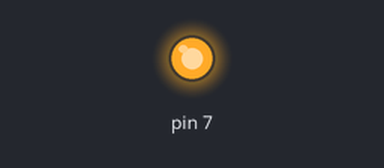
This program was run on a simulated Raspberry Pi (header pin numbers). Shown: output pins drawn as LEDs (lit = HIGH).

Above: at 1.5 s.
At 4.5 s:
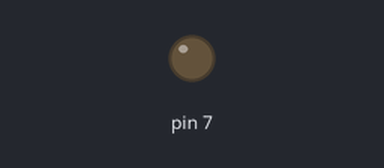
Timing chart, 0 to 7.8 s (numbered marks = the images above):
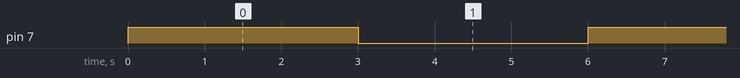

Measured:
- by itself, pin 7: alternates HIGH for 3.0 s and LOW for 3.0 s

The program:

code_2.py
```python
#!/usr/bin/env python3

# working diode with delay of 6 seconds


import RPi.GPIO as gpio
import time

gpio.setmode(gpio.BOARD)
gpio.setup(7, gpio.OUT)

while True:
  gpio.output(7, 1)
  time.sleep(3)
  gpio.output(7, 0)
  time.sleep(3)
```
